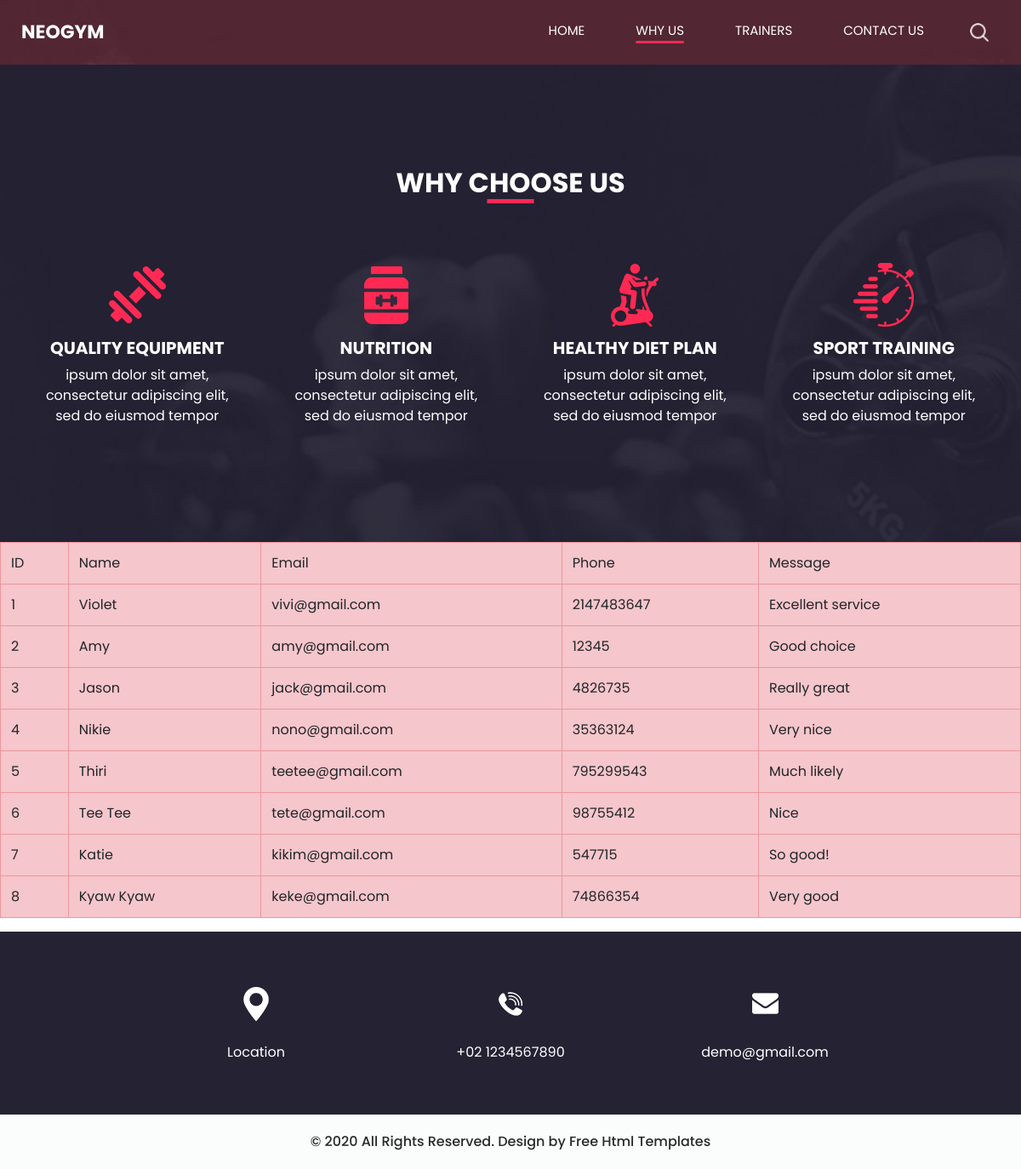
Screenshot of /why.php with the database file from the repository.
### tables this page shows
CREATE TABLE `contact` (
  `ID` int(8) NOT NULL,
  `Name` varchar(100) NOT NULL,
  `Email` varchar(100) NOT NULL,
  `Phone` int(20) NOT NULL,
  `Message` varchar(1000) NOT NULL
);

### why.php (the view, shortened to what this page needs)
<!DOCTYPE html>
<html>
<head>
  <link rel="stylesheet" type="text/css" href="https://cdnjs.cloudflare.com/ajax/libs/OwlCarousel2/2.3.4/assets/owl.carousel.min.css" />
  <link rel="stylesheet" type="text/css" href="css/bootstrap.css" />
  <link href="css/style.css" rel="stylesheet" />
  <link href="css/responsive.css" rel="stylesheet" />
</head>
<body class="sub_page">
  <div class="hero_area">
    <header class="header_section">
      <div class="container-fluid">
        <nav class="navbar navbar-expand-lg custom_nav-container ">
          <a class="navbar-brand" href="index.php">
            <span>
              Neogym
            </span>
          </a>
          <div class="collapse navbar-collapse" id="navbarSupportedContent">
            <div class="d-flex ml-auto flex-column flex-lg-row align-items-center">
              <ul class="navbar-nav  ">
                <li class="nav-item ">
                  <a class="nav-link" href="index.php">Home <span class="sr-only">(current)</span></a>
                </li>
                <li class="nav-item active">
                  <a class="nav-link" href="why.php"> Why us </a>
                </li>
                <li class="nav-item">
                  <a class="nav-link" href="trainer.html"> trainers</a>
                </li>
                <li class="nav-item">
                  <a class="nav-link" href="contact.html"> Contact Us</a>
                </li>
              </ul>
              <div class="user_option">
                <form class="form-inline my-2 my-lg-0 ml-0 ml-lg-4 mb-3 mb-lg-0">
                  <button class="btn  my-2 my-sm-0 nav_search-btn" type="submit"></button>
                </form>
              </div>
            </div>
          </div>
        </nav>
      </div>
    </header>
  </div>
  <section class="us_section layout_padding">
    <div class="container">
      <div class="heading_container">
        <h2>
          Why Choose Us
        </h2>
      </div>
      <div class="us_container ">
        <div class="row">
          <div class="col-lg-3 col-md-6">
            <div class="box">
              <div class="img-box">
                <img src="images/u-1.png" alt="">
              </div>
              <div class="detail-box">
                <h5>
                  QUALITY EQUIPMENT
                </h5>
                <p>
                  ipsum dolor sit amet, consectetur adipiscing elit, sed do eiusmod tempor
                </p>
              </div>
            </div>
          </div>
          <div class="col-lg-3 col-md-6">
            <div class="box">
              <div class="img-box">
                <img src="images/u-4.png" alt="">
              </div>
              <div class="detail-box">
                <h5>
                  NUTRITION
                </h5>
                <p>
                  ipsum dolor sit amet, consectetur adipiscing elit, sed do eiusmod tempor
                </p>
              </div>
            </div>
          </div>
          <div class="col-lg-3 col-md-6">
            <div class="box">
              <div class="img-box">
                <img src="images/u-2.png" alt="">
              </div>
              <div class="detail-box">
                <h5>
                  HEALTHY DIET PLAN
                </h5>
                <p>
                  ipsum dolor sit amet, consectetur adipiscing elit, sed do eiusmod tempor
                </p>
              </div>
            </div>
          </div>
          <div class="col-lg-3 col-md-6">
            <div class="box">
              <div class="img-box">
                <img src="images/u-3.png" alt="">
              </div>
              <div class="detail-box">
                <h5>
                  SPORT TRAINING
                </h5>
                <p>
                  ipsum dolor sit amet, consectetur adipiscing elit, sed do eiusmod tempor
                </p>
              </div>
            </div>
          </div>
        </div>
      </div>
    </div>
  </section>
  <table class="table table-danger table-bordered">
    <tr>
      <td>ID</td>
      <td>Name</td>
      <td>Email</td>
      <td>Phone</td>
      <td>Message</td>
    </tr>
    <?php
      include("connection.php");
      $q = "SELECT * FROM contact";
      $val = $con->query($q);
      while(list($id,$name,$email,$phone,$message) = mysqli_fetch_array($val)){
        echo "<tr>";
        echo "<td>$id</td>";
        echo "<td>$name</td>";
        echo "<td>$email</td>";
        echo "<td>$phone</td>";
        echo "<td>$message</td>";
        echo "</tr>";
      }
    ?>
  </table>
  <section class="info_section layout_padding2">
    <div class="container">
      <div class="info_items">
        <a href="">
          <div class="item ">
            <div class="img-box box-1">
            </div>
            <div class="detail-box">
              <p>
                Location
              </p>
            </div>
          </div>
        </a>
        <a href="">
          <div class="item ">
            <div class="img-box box-2">
            </div>
            <div class="detail-box">
              <p>
                +02 1234567890
              </p>
            </div>
          </div>
        </a>
        <a href="">
          <div class="item ">
            <div class="img-box box-3">
            </div>
            <div class="detail-box">
              <p>
                demo@gmail.com
              </p>
            </div>
          </div>
        </a>
      </div>
    </div>
  </section>
  <footer class="container-fluid footer_section">
    <p>
      &copy; 2020 All Rights Reserved. Design by
      <a href="https://html.design/">Free Html Templates</a>
    </p>
  </footer>
</body>
</html>

### css/responsive.css (style rules this page uses)
@media (min-width: 1200px) { .container { max-width: 1170px; } }

### rows the page displays
contact: ID "1", Name "Violet", Email "vivi@gmail.com", Phone "2147483647", Message "Excellent service"
contact: ID "2", Name "Amy", Email "amy@gmail.com", Phone "12345", Message "Good choice"
contact: ID "3", Name "Jason", Email "jack@gmail.com", Phone "4826735", Message "Really great"
contact: ID "4", Name "Nikie", Email "nono@gmail.com", Phone "35363124", Message "Very nice"
contact: ID "5", Name "Thiri", Email "teetee@gmail.com", Phone "795299543", Message "Much likely"
contact: ID "6", Name "Tee Tee", Email "tete@gmail.com", Phone "98755412", Message "Nice"
contact: ID "7", Name "Katie", Email "kikim@gmail.com", Phone "547715", Message "So good!"
contact: ID "8", Name "Kyaw Kyaw", Email "keke@gmail.com", Phone "74866354", Message "Very good"
